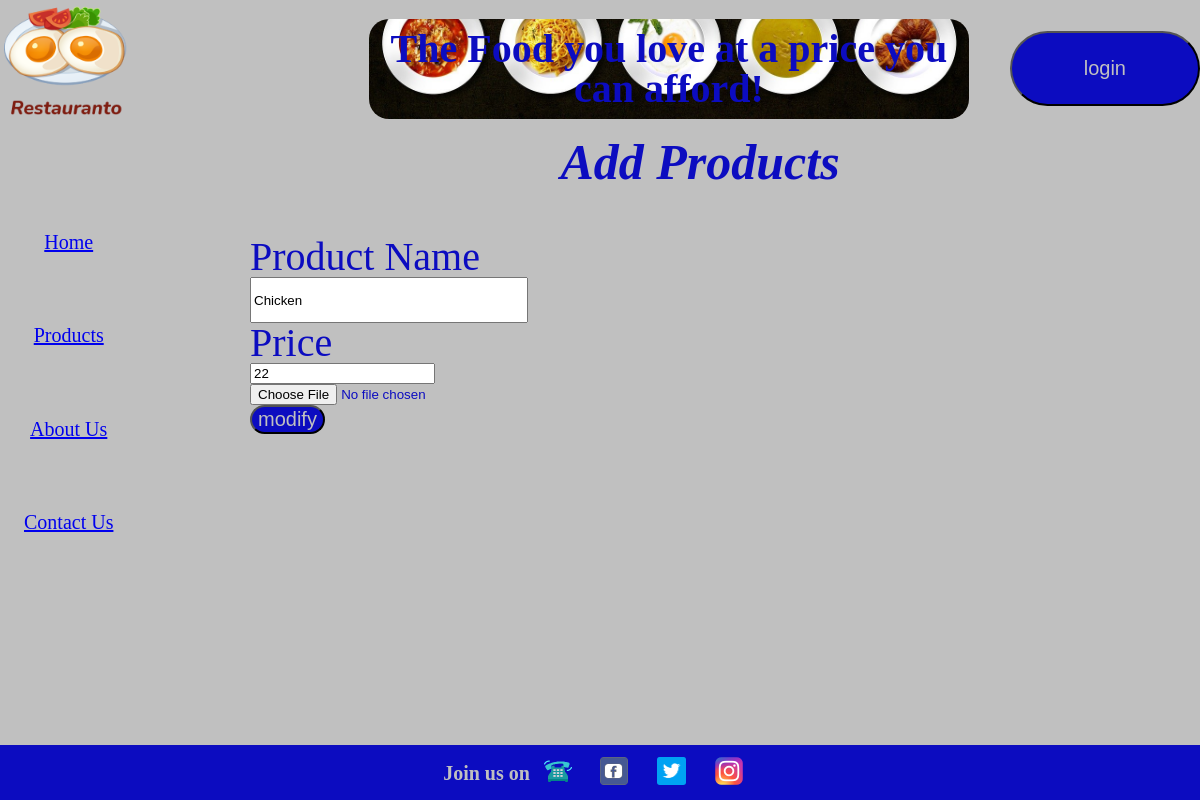
/dynamic/php/modify.php?id=1 (signed in), run on an earlier commit of the app's database.
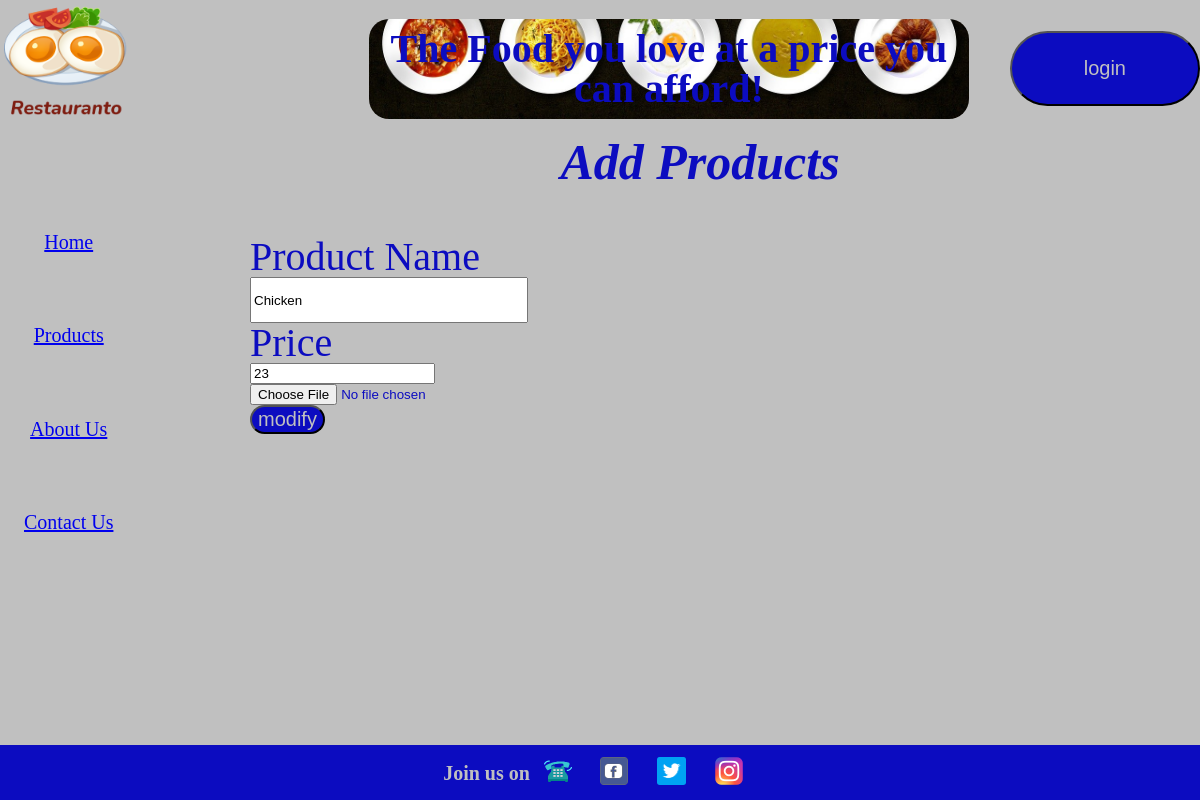
And on a later commit of the database.
### tables this page shows
CREATE TABLE `products` (
  `id` int(11) NOT NULL,
  `adminId` int(11) DEFAULT NULL,
  `name` varchar(255) NOT NULL,
  `price` int(11) NOT NULL,
  `category` varchar(255) DEFAULT NULL,
  `image` varchar(255) DEFAULT NULL
);

### dynamic/php/config.php (called while the page is built)
<?php
$dsn = "mysql:host=localhost;dbname=restaurant";
$username = "root";
$password = "mysql";
$pdo = new PDO($dsn,$username,$password);
$pdo->setAttribute(PDO::ATTR_ERRMODE,PDO::ERRMODE_EXCEPTION);
function queryDB($sql,$values,$mode=3){
    global $pdo;
    $stmt = $pdo->prepare($sql);
    foreach($values as $value){
            if(is_array($value)){
            $stmt->bindValue($value[0],$value[1]);}
            else{
            $stmt->bindValue($values[0],$values[1]);
            }
    }
    $stmt->execute();
    if($mode==1){
        $result = $stmt->fetch(PDO::FETCH_ASSOC);
        return $result;
    }
    elseif($mode==2){
        $result = $stmt->fetchall(PDO::FETCH_ASSOC);
        return $result;
    }
    }
?>

### dynamic/php/modify.php (the view, shortened to what this page needs)
<!DOCTYPE html>
<html lang="en">
<head>
    <link rel="stylesheet" href="../style/style.css">
</head>
<body>
    <div class="navbar">
        <div class="navbar__logo"><img src="../images/logo@2x.png" alt="logo"></div>
        <div id="desktop" class="navbar__adbar">
            <p class="scale-up-bl">The Food you love at a price you can afford!</p>
        </div>
        <a href="./login.php"> <div class="navbar__login"><input class="btn" type="button" value="login" name="Login"></div></a>
    </div>
    <div class="main">
        <div class="main__title"> Add Products </div>
        <div class="main__sidebar">
            <ul class="sidebar-collection">
                <li class="collection-item"><a href="../index.php"> Home</a></li>
                <li class="collection-item"><a href="../products.php"> Products</a></li>
                <li class="collection-item"><a href="../aboutUs.php"> About Us</a></li>
                <li class="collection-item"><a href="../contact.php"> Contact Us</a></li>
            </ul>
        </div>
        <div class="main__about">
            <?php
                require_once "config.php";
                if(isset($_GET['id'])){
                    $id = $_GET['id'];
                }
                $sql = "SELECT * FROM products WHERE id=:id";
                $values = array(array(':id',$id));
                $result = queryDB($sql,$values,1);
            ?>
        <form action="modify_process.php" method="POST" enctype="multipart/form-data">
        <label for="name">Product Name</label>
        <input type="text" name="name" value=<? echo $result['name'] ?>>
        <label for="price">Price</label>
        <input type="number" name="price" value=<? echo $result['price'] ?>>
        <input type="file" name="upload">
        <input class="btn" type="submit" name="submit" value="modify">
        </form>
        </div>
    </div>
    <div class="footer">
        <div class="footer__text">Join us on</div>
        <div class="footer__phone"><img src="../images/icons8-ringing-phone-96.png" alt=""></div>
        <div class="footer__fb"><img src="../images/fb.png" alt=""></div>
        <div class="footer__twitter"><img src="../images/twitter.png" alt=""></div>
        <div class="footer__instagram"><img src="../images/198px-Instagram_logo_2016.svg.png" alt=""></div>
    </div>
</body>
</html>

What changed in the data, as far as the page shows it:
changed products "Chicken": price "22" → "23"
